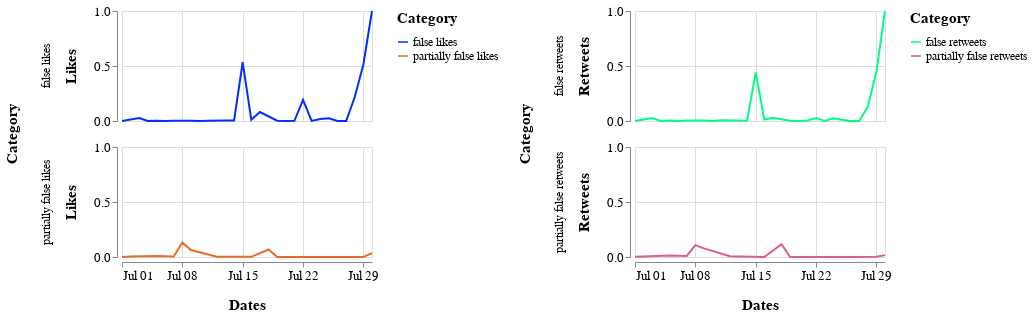

The code cell stored with this chart in its notebook:
### Markdown cell above
## July 2020

### Code cell
alt.hconcat(c1_jul, c2_jul).resolve_scale(color='independent').configure_axis(
    labelFontSize=13,
    titleFontSize=15,
    titlePadding=15
).configure_legend(
    titleFontSize=15,
    titlePadding= 10,
    labelFontSize=12
).configure_header(
    titleFontSize=15,
    labelFontSize=12
)

### Figure 1 — Vega-Lite specification as saved in the notebook (floating-point values rounded to 4 significant figures)
{"config": {"view": {"continuousWidth": 400, "continuousHeight": 300}, "axis": {"labelFontSize": 13, "titleFontSize": 15, "titlePadding": 15}, "header": {"labelFontSize": 12, "titleFontSize": 15}, "legend": {"labelFontSize": 12, "titleFontSize": 15, "titlePadding": 10}}, "hconcat": [{"data": {"name": "data-0dfa664e295c18f464ada8855d90e250"}, "mark": "line", "encoding": {"color": {"type": "nominal", "field": "Category", "scale": {"range": ["#0030FF", "#E66C2C"]}}, "row": {"type": "nominal", "field": "Category"}, "x": {"type": "temporal", "field": "Dates", "timeUnit": "monthdate", "title": "Dates"}, "y": {"type": "quantitative", "field": "Likes"}}, "height": 110, "width": 250}, {"data": {"name": "data-66531ea02a5e7be3aea617e20c083e7e"}, "mark": "line", "encoding": {"color": {"type": "nominal", "field": "Category", "scale": {"range": ["#00FF7F", "#DE5D83"]}}, "row": {"type": "nominal", "field": "Category"}, "x": {"type": "temporal", "field": "Dates", "timeUnit": "monthdate", "title": "Dates"}, "y": {"type": "quantitative", "field": "Retweets"}}, "height": 110, "width": 250}], "resolve": {"scale": {"color": "independent"}}, "$schema": "https://vega.github.io/schema/vega-lite/v4.8.1.json", "datasets": {"data-0dfa664e295c18f464ada8855d90e250": [{"Dates": "2020-07-01T00:00:00", "Likes": 0.000406, "Category": "partially false likes"}, {"Dates": "2020-07-03T00:00:00", "Likes": 0.02638, "Category": "false likes"}, {"Dates": "2020-07-08T00:00:00", "Likes": 0.1314, "Category": "partially false likes"}, {"Dates": "2020-07-18T00:00:00", "Likes": 0.06787, "Category": "partially false likes"}, {"Dates": "2020-07-24T00:00:00", "Likes": 0.01819, "Category": "false likes"}, {"Dates": "2020-07-30T00:00:00", "Likes": 1.0, "Category": "false likes"}, {"Dates": "2020-07-06T00:00:00", "Likes": 3.384e-05, "Category": "false likes"}, {"Dates": "2020-07-27T00:00:00", "Likes": 0.0001692, "Category": "false likes"}, {"Dates": "2020-07-21T00:00:00", "Likes": 0.002199, "Category": "false likes"}, {"Dates": "2020-07-28T00:00:00", "Likes": 0.2181, "Category": "false likes"}, {"Dates": "2020-07-30T00:00:00", "Likes": 0.03557, "Category": "partially false likes"}, {"Dates": "2020-07-02T00:00:00", "Likes": 0.004895, "Category": "partially false likes"}, {"Dates": "2020-07-11T00:00:00", "Likes": 0.002594, "Category": "false likes"}, {"Dates": "2020-07-15T00:00:00", "Likes": 0.5342, "Category": "false likes"}, {"Dates": "2020-07-22T00:00:00", "Likes": 0.1917, "Category": "false likes"}, {"Dates": "2020-07-25T00:00:00", "Likes": 0.0249, "Category": "false likes"}, {"Dates": "2020-07-23T00:00:00", "Likes": 0.0005188, "Category": "false likes"}, {"Dates": "2020-07-14T00:00:00", "Likes": 0.00432, "Category": "false likes"}, {"Dates": "2020-07-17T00:00:00", "Likes": 0.08173, "Category": "false likes"}, {"Dates": "2020-07-10T00:00:00", "Likes": 1.128e-05, "Category": "false likes"}, {"Dates": "2020-07-12T00:00:00", "Likes": 0.003271, "Category": "partially false likes"}, {"Dates": "2020-07-13T00:00:00", "Likes": 0.004478, "Category": "false likes"}, {"Dates": "2020-07-01T00:00:00", "Likes": 0.000203, "Category": "false likes"}, {"Dates": "2020-07-04T00:00:00", "Likes": 0.0002481, "Category": "false likes"}, {"Dates": "2020-07-05T00:00:00", "Likes": 0.002932, "Category": "false likes"}, {"Dates": "2020-07-05T00:00:00", "Likes": 0.009406, "Category": "partially false likes"}, {"Dates": "2020-07-07T00:00:00", "Likes": 0.001771, "Category": "false likes"}, {"Dates": "2020-07-07T00:00:00", "Likes": 0.004286, "Category": "partially false likes"}, {"Dates": "2020-07-09T00:00:00", "Likes": 0.001421, "Category": "false likes"}, {"Dates": "2020-07-09T00:00:00", "Likes": 0.06333, "Category": "partially false likes"}, {"Dates": "2020-07-16T00:00:00", "Likes": 0.01106, "Category": "false likes"}, {"Dates": "2020-07-16T00:00:00", "Likes": 0.001308, "Category": "partially false likes"}, {"Dates": "2020-07-19T00:00:00", "Likes": 0.002301, "Category": "false likes"}, {"Dates": "2020-07-19T00:00:00", "Likes": 0.000203, "Category": "partially false likes"}, {"Dates": "2020-07-20T00:00:00", "Likes": 0.0005527, "Category": "false likes"}, {"Dates": "2020-07-20T00:00:00", "Likes": 0.0001466, "Category": "partially false likes"}, {"Dates": "2020-07-26T00:00:00", "Likes": 2.256e-05, "Category": "false likes"}, {"Dates": "2020-07-26T00:00:00", "Likes": 0.0009136, "Category": "partially false likes"}, {"Dates": "2020-07-29T00:00:00", "Likes": 0.5134, "Category": "false likes"}, {"Dates": "2020-07-29T00:00:00", "Likes": 0.0009023, "Category": "partially false likes"}], "data-66531ea02a5e7be3aea617e20c083e7e": [{"Dates": "2020-07-01T00:00:00", "Retweets": 0.001376, "Category": "partially false retweets"}, {"Dates": "2020-07-03T00:00:00", "Retweets": 0.02708, "Category": "false retweets"}, {"Dates": "2020-07-08T00:00:00", "Retweets": 0.1078, "Category": "partially false retweets"}, {"Dates": "2020-07-18T00:00:00", "Retweets": 0.1162, "Category": "partially false retweets"}, {"Dates": "2020-07-24T00:00:00", "Retweets": 0.02548, "Category": "false retweets"}, {"Dates": "2020-07-30T00:00:00", "Retweets": 1.0, "Category": "false retweets"}, {"Dates": "2020-07-06T00:00:00", "Retweets": 3.72e-05, "Category": "false retweets"}, {"Dates": "2020-07-27T00:00:00", "Retweets": 0.0005951, "Category": "false retweets"}, {"Dates": "2020-07-21T00:00:00", "Retweets": 0.004761, "Category": "false retweets"}, {"Dates": "2020-07-28T00:00:00", "Retweets": 0.1296, "Category": "false retweets"}, {"Dates": "2020-07-30T00:00:00", "Retweets": 0.01707, "Category": "partially false retweets"}, {"Dates": "2020-07-02T00:00:00", "Retweets": 0.004203, "Category": "partially false retweets"}, {"Dates": "2020-07-11T00:00:00", "Retweets": 0.007216, "Category": "false retweets"}, {"Dates": "2020-07-15T00:00:00", "Retweets": 0.4424, "Category": "false retweets"}, {"Dates": "2020-07-22T00:00:00", "Retweets": 0.02793, "Category": "false retweets"}, {"Dates": "2020-07-25T00:00:00", "Retweets": 0.01053, "Category": "false retweets"}, {"Dates": "2020-07-23T00:00:00", "Retweets": 0.0009299, "Category": "false retweets"}, {"Dates": "2020-07-14T00:00:00", "Retweets": 0.002678, "Category": "false retweets"}, {"Dates": "2020-07-17T00:00:00", "Retweets": 0.03046, "Category": "false retweets"}, {"Dates": "2020-07-10T00:00:00", "Retweets": 0.0, "Category": "false retweets"}, {"Dates": "2020-07-12T00:00:00", "Retweets": 0.0077, "Category": "partially false retweets"}, {"Dates": "2020-07-13T00:00:00", "Retweets": 0.005245, "Category": "false retweets"}, {"Dates": "2020-07-01T00:00:00", "Retweets": 0.0002604, "Category": "false retweets"}, {"Dates": "2020-07-04T00:00:00", "Retweets": 0.0004092, "Category": "false retweets"}, {"Dates": "2020-07-05T00:00:00", "Retweets": 0.003906, "Category": "false retweets"}, {"Dates": "2020-07-05T00:00:00", "Retweets": 0.01395, "Category": "partially false retweets"}, {"Dates": "2020-07-07T00:00:00", "Retweets": 0.005059, "Category": "false retweets"}, {"Dates": "2020-07-07T00:00:00", "Retweets": 0.009671, "Category": "partially false retweets"}, {"Dates": "2020-07-09T00:00:00", "Retweets": 0.004054, "Category": "false retweets"}, {"Dates": "2020-07-09T00:00:00", "Retweets": 0.078, "Category": "partially false retweets"}, {"Dates": "2020-07-16T00:00:00", "Retweets": 0.01313, "Category": "false retweets"}, {"Dates": "2020-07-16T00:00:00", "Retweets": 0.0002232, "Category": "partially false retweets"}, {"Dates": "2020-07-19T00:00:00", "Retweets": 0.001711, "Category": "false retweets"}, {"Dates": "2020-07-19T00:00:00", "Retweets": 0.0004092, "Category": "partially false retweets"}, {"Dates": "2020-07-20T00:00:00", "Retweets": 0.0004092, "Category": "false retweets"}, {"Dates": "2020-07-20T00:00:00", "Retweets": 0.0001116, "Category": "partially false retweets"}, {"Dates": "2020-07-26T00:00:00", "Retweets": 0.0, "Category": "false retweets"}, {"Dates": "2020-07-26T00:00:00", "Retweets": 0.001079, "Category": "partially false retweets"}, {"Dates": "2020-07-29T00:00:00", "Retweets": 0.444, "Category": "false retweets"}, {"Dates": "2020-07-29T00:00:00", "Retweets": 0.001562, "Category": "partially false retweets"}]}}
